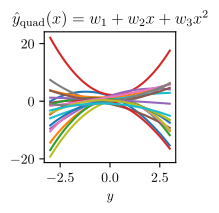

Generate this figure with Python:
import numpy as np
np.random.seed(0)
import matplotlib.pyplot as plt
plt.rcParams['text.usetex'] = True

import argparse
parser = argparse.ArgumentParser()
parser.add_argument('filename', type=str)
args = parser.parse_args()

N = 20
xs = np.linspace(-3, 3, 100)

fig, axs = plt.subplots(figsize=(1.7,1.7))
axs.set_title("$\hat{y}_{\\rm quad}(x) = w_1 + w_2 x + w_3 x^2$")

axs.set_xlabel('$x$')
axs.set_xlabel('$y$')

w0s = np.random.randn(N)
w1s = np.random.randn(N)
w2s = np.random.randn(N)

for i in range(N):
    axs.plot(xs, w0s[i] + w1s[i]*xs + w2s[i]*(xs**2))

fig.savefig(args.filename, bbox_inches='tight')
